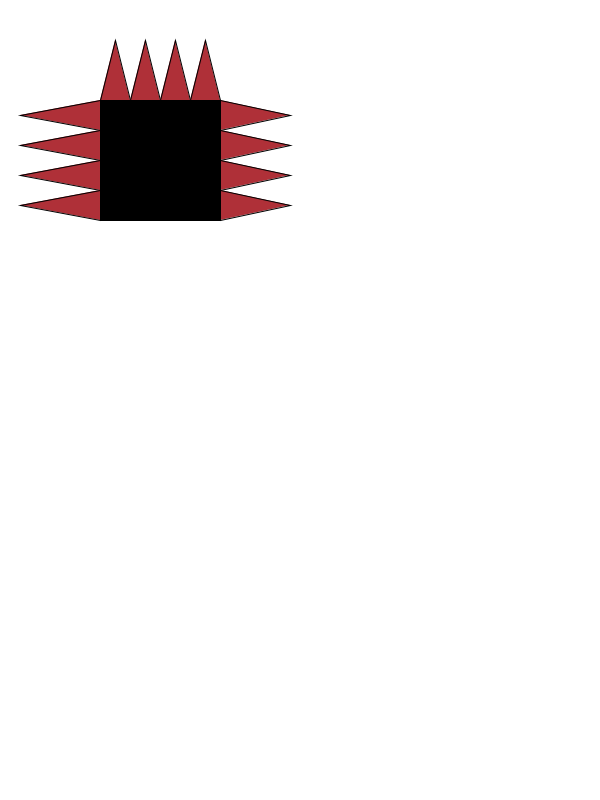
Frame 1 (no input)
Frame 60 (the mouse pressed at the canvas centre just before this capture): identical to frame 1, image omitted
Frame 120 (the mouse held since frame 60 and released just before this capture): identical to frame 1, image omitted

The Processing sketch that drew this single still picture (run headless with seeded random() and noise(); from frame 60 on, the mouse is pressed at the canvas centre):

// Processing sketch: Threat
// ── Threat.pde
float x;
float y;

void setup(){
  x = 0;
  y = 0;
  size(600, 800);
}

void draw(){
  background(255);
  fill(0);
  rect(x+100,y+100,120,120);
  
  fill(175,48, 56);
  //Top spikes
  triangle(115, 40, 100, 100, 130, 100);
  triangle(145, 40, 130, 100, 160, 100);
  triangle(175, 40, 160, 100, 190, 100);
  triangle(205, 40, 190, 100, 220, 100);
  
  //Right spikes
 // fill(34, 47, 89);
  fill(175,48, 56);
  triangle(290, 115, 220, 100, 220, 130);
  triangle(290, 145, 220, 130, 220, 160); 
  triangle(290, 175, 220, 160, 220, 190);
  triangle(290, 205, 220, 190, 220, 220);
  
  //Left spikes
  fill(175,48, 56);
  triangle(20, 115, 100, 100, 100, 130);
  triangle(20, 145, 100, 130, 100, 160);
  triangle(20, 175, 100, 160, 100, 190);
  triangle(20, 205, 100, 190, 100, 220);
}
